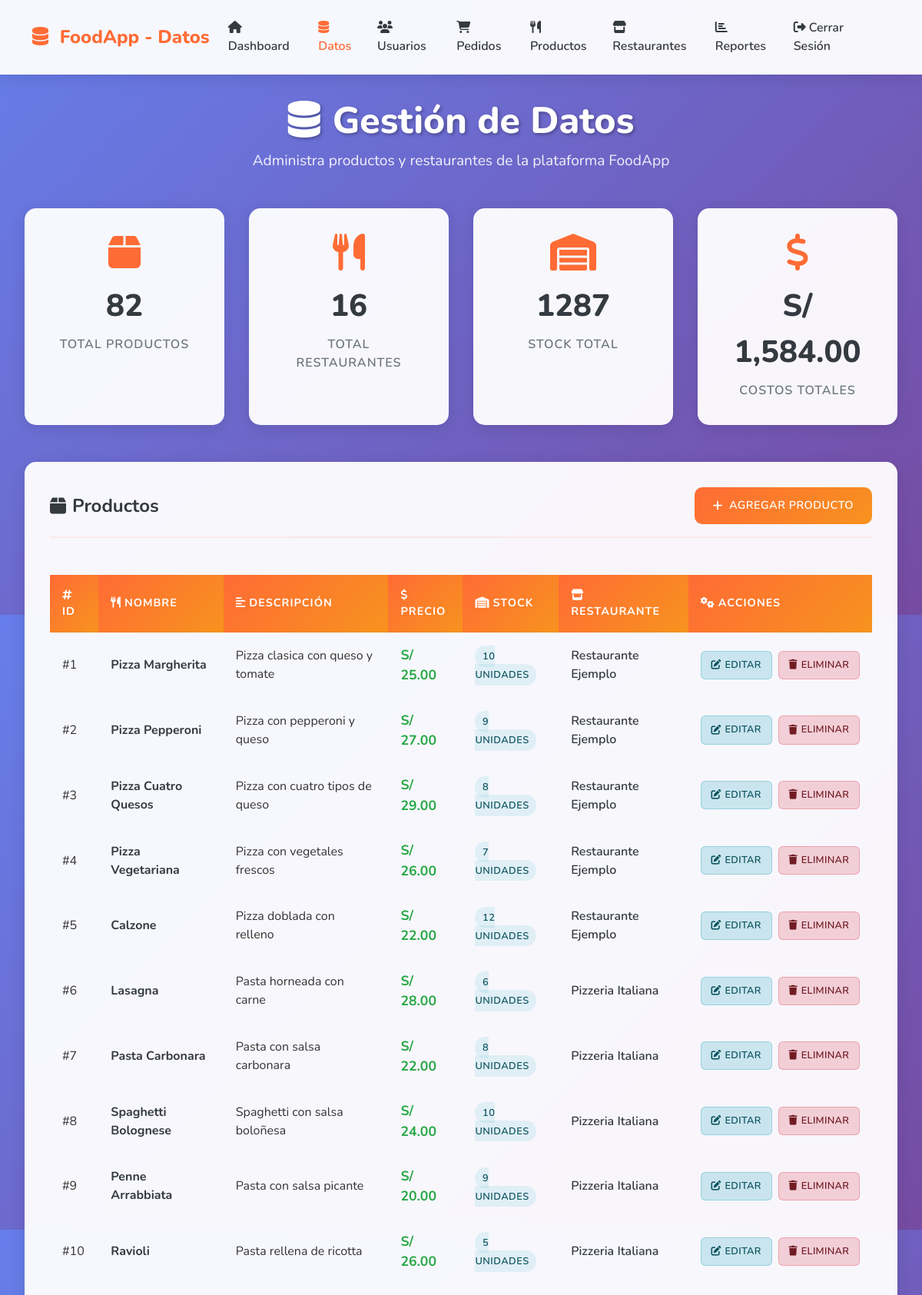
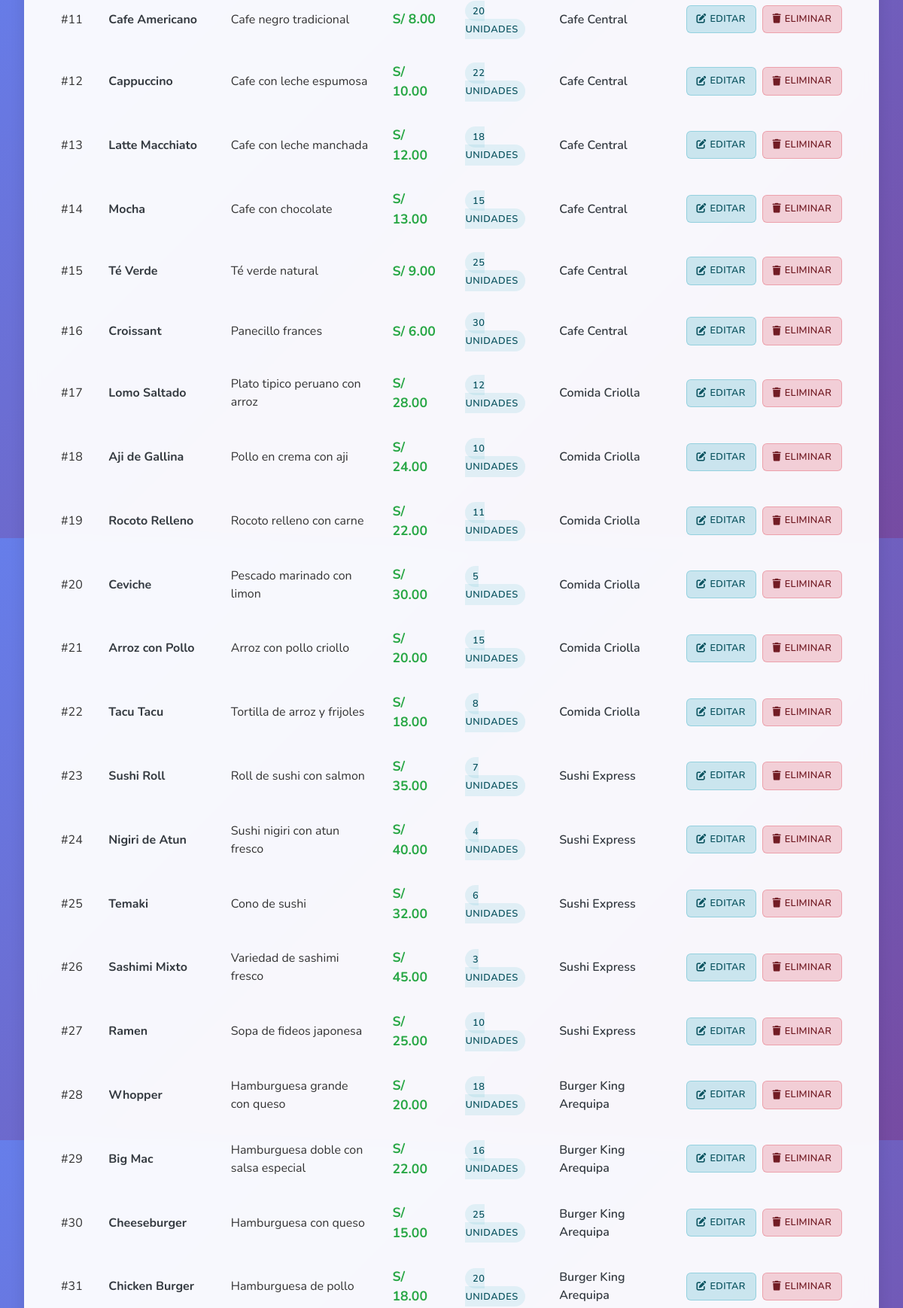
The app's page /foodapp_php/views/admin_data.php (signed in, upper part) with its own data (2 pictures, top to bottom).
### tables this page shows
CREATE TABLE productos (
    id INT AUTO_INCREMENT PRIMARY KEY,
    nombre VARCHAR(255) NOT NULL,
    descripcion TEXT,
    precio DECIMAL(10,2) NOT NULL,
    stock INT DEFAULT 0,
    categoria VARCHAR(100),
    disponible BOOLEAN DEFAULT TRUE,
    imagen VARCHAR(255),
    opciones_dieteticas TEXT,
    restaurante_id INT,
    FOREIGN KEY (restaurante_id) REFERENCES restaurantes(id) ON DELETE CASCADE
);

CREATE TABLE restaurantes (
    id INT AUTO_INCREMENT PRIMARY KEY,
    nombre VARCHAR(255) NOT NULL,
    ruc VARCHAR(20) UNIQUE,
    direccion TEXT,
    tiempo_entrega INT,
    calificacion FLOAT DEFAULT 0,
    estado ENUM('ABIERTO', 'CERRADO', 'OCUPADO') DEFAULT 'CERRADO',
    ubicacion_gps VARCHAR(255),
    usuario_id INT,
    imagen VARCHAR(255),  
    FOREIGN KEY (usuario_id) REFERENCES usuarios(id)
);

### foodapp_php/views/admin_data.php (the view, shortened to what this page needs)
<?php
$sql_productos = "SELECT COUNT(*) as total FROM productos";
$result_productos = $conn->query($sql_productos);
$total_productos = $result_productos->fetch_assoc()['total'];
$sql_restaurantes = "SELECT COUNT(*) as total FROM restaurantes";
$result_restaurantes = $conn->query($sql_restaurantes);
$total_restaurantes = $result_restaurantes->fetch_assoc()['total'];
$sql_stock = "SELECT SUM(stock) as total FROM productos";
$result_stock = $conn->query($sql_stock);
$total_stock = $result_stock->fetch_assoc()['total'];
$sql_costos = "SELECT SUM(precio) as total FROM productos";
$result_costos = $conn->query($sql_costos);
$total_costos = $result_costos->fetch_assoc()['total'];
$sql_lista_productos = "SELECT p.id, p.nombre, p.descripcion, p.precio, p.stock, r.id as restaurante_id, r.nombre as restaurante FROM productos p JOIN restaurantes r ON p.restaurante_id = r.id";
$result_lista_productos = $conn->query($sql_lista_productos);
?>
<!DOCTYPE html>
<html lang="es">
<head>
    <link href="https://cdn.jsdelivr.net/npm/bootstrap@5.3.0/dist/css/bootstrap.min.css" rel="stylesheet">
    <link rel="stylesheet" href="https://cdnjs.cloudflare.com/ajax/libs/font-awesome/6.4.0/css/all.min.css">
</head>
<body>
    <nav class="navbar navbar-expand-lg">
        <div class="container">
            <a class="navbar-brand" href="#">
                <i class="fas fa-database me-2"></i>
                FoodApp - Datos
            </a>
            <div class="collapse navbar-collapse" id="navbarNav">
                <ul class="navbar-nav ms-auto">
                    <li class="nav-item">
                        <a class="nav-link" href="admin.php">
                            <i class="fas fa-home me-1"></i>Dashboard
                        </a>
                    </li>
                    <li class="nav-item">
                        <a class="nav-link" href="admin_data.php" style="color: var(--primary-color) !important;">
                            <i class="fas fa-database me-1"></i>Datos
                        </a>
                    </li>
                    <li class="nav-item">
                        <a class="nav-link" href="admin_users.php">
                            <i class="fas fa-users me-1"></i>Usuarios
                        </a>
                    </li>
                    <li class="nav-item">
                        <a class="nav-link" href="admin_orders.php">
                            <i class="fas fa-shopping-cart me-1"></i>Pedidos
                        </a>
                    </li>
                    <li class="nav-item">
                        <a class="nav-link" href="admin_products.php">
                            <i class="fas fa-utensils me-1"></i>Productos
                        </a>
                    </li>
                    <li class="nav-item">
                        <a class="nav-link" href="admin_restaurants.php">
                            <i class="fas fa-store me-1"></i>Restaurantes
                        </a>
                    </li>
                    <li class="nav-item">
                        <a class="nav-link" href="admin_reports.php">
                            <i class="fas fa-chart-bar me-1"></i>Reportes
                        </a>
                    </li>
                    <li class="nav-item">
                        <a class="nav-link" href="../controllers/logout.php">
                            <i class="fas fa-sign-out-alt me-1"></i>Cerrar Sesión
                        </a>
                    </li>
                </ul>
            </div>
        </div>
    </nav>
    <div class="main-container">
        <div class="page-header">
            <h1><i class="fas fa-database me-3"></i>Gestión de Datos</h1>
            <p>Administra productos y restaurantes de la plataforma FoodApp</p>
        </div>
        <div class="stats-container fade-in">
            <div class="stat-card">
                <i class="fas fa-box stat-icon"></i>
                <div class="stat-value"><?php echo $total_productos; ?></div>
                <div class="stat-label">Total Productos</div>
            </div>
            <div class="stat-card">
                <i class="fas fa-utensils stat-icon"></i>
                <div class="stat-value"><?php echo $total_restaurantes; ?></div>
                <div class="stat-label">Total Restaurantes</div>
            </div>
            <div class="stat-card">
                <i class="fas fa-warehouse stat-icon"></i>
                <div class="stat-value"><?php echo $total_stock; ?></div>
                <div class="stat-label">Stock Total</div>
            </div>
            <div class="stat-card">
                <i class="fas fa-dollar-sign stat-icon"></i>
                <div class="stat-value">S/ <?php echo number_format($total_costos, 2); ?></div>
                <div class="stat-label">Costos Totales</div>
            </div>
        </div>
        <div class="data-section fade-in">
            <div class="section-header">
                <h2 class="section-title">
                    <i class="fas fa-box"></i>Productos
                </h2>
                <button class="add-btn" onclick="openModal('addProductModal')">
                    <i class="fas fa-plus"></i>Agregar Producto
                </button>
            </div>
            <div class="table-responsive">
                <table class="data-table">
                    <thead>
                        <tr>
                            <th><i class="fas fa-hashtag me-1"></i>ID</th>
                            <th><i class="fas fa-utensils me-1"></i>Nombre</th>
                            <th><i class="fas fa-align-left me-1"></i>Descripción</th>
                            <th><i class="fas fa-dollar-sign me-1"></i>Precio</th>
                            <th><i class="fas fa-warehouse me-1"></i>Stock</th>
                            <th><i class="fas fa-store me-1"></i>Restaurante</th>
                            <th><i class="fas fa-cogs me-1"></i>Acciones</th>
                        </tr>
                    </thead>
                    <tbody>
                        <?php
                        if ($result_lista_productos->num_rows === 0) {
                            echo '<tr><td colspan="7">
                                <div class="empty-state">
                                    <i class="fas fa-box"></i>
                                    <h3>No hay productos registrados</h3>
                                    <p>Agrega el primer producto para comenzar.</p>
                                </div>
                            </td></tr>';
                        } else {
                            while ($producto = $result_lista_productos->fetch_assoc()) {
                                $id = intval($producto['id']);
                                $nombre = htmlspecialchars($producto['nombre']);
                                $descripcion = htmlspecialchars($producto['descripcion']);
                                $precio = 'S/ ' . number_format($producto['precio'], 2);
                                $stock = intval($producto['stock']);
                                $restaurante = htmlspecialchars($producto['restaurante']);
                                $restaurante_id = intval($producto['restaurante_id']);
                                echo "<tr>
                                        <td><span class='product-id'>#{$id}</span></td>
                                        <td><span class='product-name'>{$nombre}</span></td>
                                        <td>{$descripcion}</td>
                                        <td><span class='product-price'>{$precio}</span></td>
                                        <td><span class='product-stock'>{$stock} unidades</span></td>
                                        <td><span class='restaurant-name'>{$restaurante}</span></td>
                                        <td>
                                            <div class='action-buttons'>
                                                <button class='action-btn edit-btn' onclick=\"editProduct({$id}, '{$nombre}', '{$descripcion}', {$producto['precio']}, {$stock}, {$restaurante_id})\">
                                                    <i class='fas fa-edit'></i>Editar
                                                </button>
                                                <button class='action-btn delete-btn' onclick=\"confirmDelete('product', {$id})\">
                                                    <i class='fas fa-trash'></i>Eliminar
                                                </button>
                                            </div>
                                        </td>
                                    </tr>";
                            }
                        }
                        ?>
                    </tbody>
                </table>
            </div>
        </div>
    </div>
</body>
</html>

### foodapp_php/views/admin_data.php (style rules this page uses)
:root { --primary-color: #ff6b35; --secondary-color: #f7931e; --success-color: #28a745; --warning-color: #ffc107; --danger-color: #dc3545; --info-color: #17a2b8; --dark-color: #343a40; --light-color: #f8f9fa; --shadow: 0 4px 20px rgba(0,0,0,0.1); --border-radius: 15px; }
* { margin: 0; padding: 0; box-sizing: border-box; }
body { font-family: 'Nunito', sans-serif; background: linear-gradient(135deg, #667eea 0%, #764ba2 100%); min-height: 100vh; color: #333; }
.navbar { background: rgba(255, 255, 255, 0.95); backdrop-filter: blur(10px); border-bottom: 1px solid rgba(255, 255, 255, 0.2); padding: 1rem 0; box-shadow: var(--shadow); }
.navbar-brand { font-weight: 800; font-size: 1.5rem; color: var(--primary-color) !important; }
.navbar-nav .nav-link { color: var(--dark-color) !important; font-weight: 600; transition: all 0.3s ease; }
.main-container { max-width: 1400px; margin: 0 auto; padding: 2rem; }
.page-header { text-align: center; margin-bottom: 3rem; color: white; }
.page-header h1 { font-size: 3rem; font-weight: 800; margin-bottom: 0.5rem; text-shadow: 2px 2px 4px rgba(0,0,0,0.3); }
.page-header p { font-size: 1.2rem; opacity: 0.9; font-weight: 400; }
.stats-container { display: grid; grid-template-columns: repeat(auto-fit, minmax(250px, 1fr)); gap: 2rem; margin-bottom: 3rem; }
.stat-card { background: rgba(255, 255, 255, 0.95); backdrop-filter: blur(10px); border-radius: var(--border-radius); padding: 2rem; box-shadow: var(--shadow); border: 1px solid rgba(255, 255, 255, 0.2); text-align: center; transition: all 0.3s ease; }
.stat-icon { font-size: 3rem; margin-bottom: 1rem; color: var(--primary-color); }
.stat-value { font-size: 2.5rem; font-weight: 800; color: var(--dark-color); margin-bottom: 0.5rem; }
.stat-label { font-size: 1rem; font-weight: 600; color: #6c757d; text-transform: uppercase; letter-spacing: 1px; }
.data-section { background: rgba(255, 255, 255, 0.95); backdrop-filter: blur(10px); border-radius: var(--border-radius); padding: 2rem; box-shadow: var(--shadow); border: 1px solid rgba(255, 255, 255, 0.2); margin-bottom: 2rem; }
.section-header { display: flex; justify-content: space-between; align-items: center; margin-bottom: 2rem; padding-bottom: 1rem; border-bottom: 2px solid rgba(255, 107, 53, 0.1); }
.section-title { font-size: 1.5rem; font-weight: 700; color: var(--dark-color); margin: 0; display: flex; align-items: center; gap: 0.5rem; }
.add-btn { background: linear-gradient(135deg, #ff6b35, #f7931e); color: white; border: none; padding: 0.8rem 1.5rem; border-radius: 10px; font-weight: 600; font-size: 0.9rem; cursor: pointer; transition: all 0.3s ease; display: inline-flex; align-items: center; gap: 0.5rem; text-decoration: none; text-transform: uppercase; letter-spacing: 0.5px; }
.data-table { width: 100%; border-collapse: separate; border-spacing: 0; margin-top: 1rem; }
.data-table thead th { background: linear-gradient(135deg, #ff6b35, #f7931e); color: white; padding: 1rem; text-align: left; font-weight: 700; font-size: 0.9rem; text-transform: uppercase; letter-spacing: 1px; border: none; position: sticky; top: 0; z-index: 10; }
.data-table tbody tr { transition: all 0.3s ease; border-bottom: 1px solid rgba(0,0,0,0.05); }
.data-table tbody td { padding: 1rem; border: none; vertical-align: middle; }
.product-name { font-weight: 700; color: var(--dark-color); font-size: 1rem; }
.product-price { font-weight: 700; font-size: 1.1rem; color: var(--success-color); }
.product-stock { background: rgba(23, 162, 184, 0.1); color: #0c5460; padding: 0.3rem 0.6rem; border-radius: 15px; font-size: 0.8rem; font-weight: 600; text-transform: uppercase; letter-spacing: 0.5px; }
.restaurant-name { font-weight: 600; color: var(--dark-color); }
.action-buttons { display: flex; gap: 0.5rem; }
.action-btn { padding: 0.5rem 0.8rem; border-radius: 6px; font-size: 0.8rem; font-weight: 600; text-decoration: none; display: inline-flex; align-items: center; gap: 0.3rem; transition: all 0.3s ease; border: none; cursor: pointer; text-transform: uppercase; letter-spacing: 0.3px; }
.edit-btn { background: rgba(23, 162, 184, 0.2); color: #0c5460; border: 1px solid rgba(23, 162, 184, 0.3); }
.delete-btn { background: rgba(220, 53, 69, 0.2); color: #721c24; border: 1px solid rgba(220, 53, 69, 0.3); }
.fade-in { animation: fadeIn 0.5s ease-in; }

### records on screen
productos: id "1", nombre "Pizza Margherita", descripcion "Pizza clasica con queso y tomate", precio "S/ 25.00", stock "10", restaurante.nombre "Restaurante Ejemplo"
productos: id "2", nombre "Pizza Pepperoni", descripcion "Pizza con pepperoni y queso", precio "S/ 27.00", stock "9", restaurante.nombre "Restaurante Ejemplo"
productos: id "3", nombre "Pizza Cuatro Quesos", descripcion "Pizza con cuatro tipos de queso", precio "S/ 29.00", stock "8", restaurante.nombre "Restaurante Ejemplo"
productos: id "4", nombre "Pizza Vegetariana", descripcion "Pizza con vegetales frescos", precio "S/ 26.00", stock "7", restaurante.nombre "Restaurante Ejemplo"
productos: id "5", nombre "Calzone", descripcion "Pizza doblada con relleno", precio "S/ 22.00", stock "12", restaurante.nombre "Restaurante Ejemplo"
productos: id "6", nombre "Lasagna", descripcion "Pasta horneada con carne", precio "S/ 28.00", stock "6", restaurante.nombre "Pizzeria Italiana"
productos: id "7", nombre "Pasta Carbonara", descripcion "Pasta con salsa carbonara", precio "S/ 22.00", stock "8", restaurante.nombre "Pizzeria Italiana"
productos: id "8", nombre "Spaghetti Bolognese", descripcion "Spaghetti con salsa boloñesa", precio "S/ 24.00", stock "10", restaurante.nombre "Pizzeria Italiana"
productos: id "9", nombre "Penne Arrabbiata", descripcion "Pasta con salsa picante", precio "S/ 20.00", stock "9", restaurante.nombre "Pizzeria Italiana"
productos: id "10", nombre "Ravioli", descripcion "Pasta rellena de ricotta", precio "S/ 26.00", stock "5", restaurante.nombre "Pizzeria Italiana"
productos: id "11", nombre "Cafe Americano", descripcion "Cafe negro tradicional", precio "S/ 8.00", stock "20", restaurante.nombre "Cafe Central"
productos: id "12", nombre "Cappuccino", descripcion "Cafe con leche espumosa", precio "S/ 10.00", stock "22", restaurante.nombre "Cafe Central"
productos: id "13", nombre "Latte Macchiato", descripcion "Cafe con leche manchada", precio "S/ 12.00", stock "18", restaurante.nombre "Cafe Central"
productos: id "14", nombre "Mocha", descripcion "Cafe con chocolate", precio "S/ 13.00", stock "15", restaurante.nombre "Cafe Central"
productos: id "15", nombre "Té Verde", descripcion "Té verde natural", precio "S/ 9.00", stock "25", restaurante.nombre "Cafe Central"
productos: id "16", nombre "Croissant", descripcion "Panecillo frances", precio "S/ 6.00", stock "30", restaurante.nombre "Cafe Central"
productos: id "17", nombre "Lomo Saltado", descripcion "Plato tipico peruano con arroz", precio "S/ 28.00", stock "12", restaurante.nombre "Comida Criolla"
productos: id "18", nombre "Aji de Gallina", descripcion "Pollo en crema con aji", precio "S/ 24.00", stock "10", restaurante.nombre "Comida Criolla"
productos: id "19", nombre "Rocoto Relleno", descripcion "Rocoto relleno con carne", precio "S/ 22.00", stock "11", restaurante.nombre "Comida Criolla"
productos: id "20", nombre "Ceviche", descripcion "Pescado marinado con limon", precio "S/ 30.00", stock "5", restaurante.nombre "Comida Criolla"
productos: id "21", nombre "Arroz con Pollo", descripcion "Arroz con pollo criollo", precio "S/ 20.00", stock "15", restaurante.nombre "Comida Criolla"
productos: id "22", nombre "Tacu Tacu", descripcion "Tortilla de arroz y frijoles", precio "S/ 18.00", stock "8", restaurante.nombre "Comida Criolla"
productos: id "23", nombre "Sushi Roll", descripcion "Roll de sushi con salmon", precio "S/ 35.00", stock "7", restaurante.nombre "Sushi Express"
productos: id "24", nombre "Nigiri de Atun", descripcion "Sushi nigiri con atun fresco", precio "S/ 40.00", stock "4", restaurante.nombre "Sushi Express"
productos: id "25", nombre "Temaki", descripcion "Cono de sushi", precio "S/ 32.00", stock "6", restaurante.nombre "Sushi Express"
productos: id "26", nombre "Sashimi Mixto", descripcion "Variedad de sashimi fresco", precio "S/ 45.00", stock "3", restaurante.nombre "Sushi Express"
productos: id "27", nombre "Ramen", descripcion "Sopa de fideos japonesa", precio "S/ 25.00", stock "10", restaurante.nombre "Sushi Express"
productos: id "28", nombre "Whopper", descripcion "Hamburguesa grande con queso", precio "S/ 20.00", stock "18", restaurante.nombre "Burger King Arequipa"
productos: id "29", nombre "Big Mac", descripcion "Hamburguesa doble con salsa especial", precio "S/ 22.00", stock "16", restaurante.nombre "Burger King Arequipa"
productos: id "30", nombre "Cheeseburger", descripcion "Hamburguesa con queso", precio "S/ 15.00", stock "25", restaurante.nombre "Burger King Arequipa"
productos: id "31", nombre "Chicken Burger", descripcion "Hamburguesa de pollo", precio "S/ 18.00", stock "20", restaurante.nombre "Burger King Arequipa"

### other values on screen
$total_productos "82"
$total_restaurantes "16"
$total_stock "1287"
$total_costos "1,584.00"
